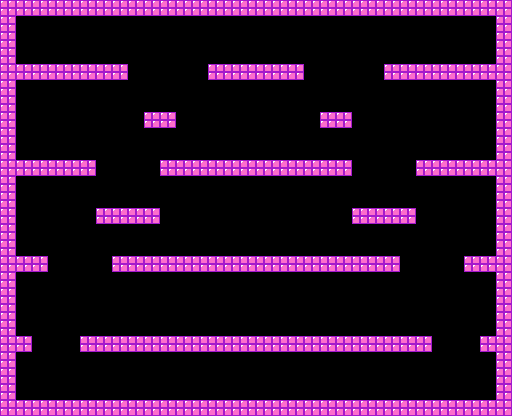

Below is a game level as drawn by its tile map, then a one-line description and the .tmx file that defines it, in full:
An orthogonal 32x26 tile map with 16x16 px tiles, 1 tile layer (Tile Layer 1).

<map version="1.5" tiledversion="1.6.0" orientation="orthogonal" renderorder="right-down" width="32" height="26" tilewidth="16" tileheight="16" infinite="0" nextlayerid="2" nextobjectid="1">
 <editorsettings>
  <export target="Mapa2.json" format="json" />
 </editorsettings>
 <tileset firstgid="1" source="../Test1.tsx" />
 <layer id="1" name="Tile Layer 1" width="32" height="26">
  <data encoding="csv">
1,1,1,1,1,1,1,1,1,1,1,1,1,1,1,1,1,1,1,1,1,1,1,1,1,1,1,1,1,1,1,1,
1,0,0,0,0,0,0,0,0,0,0,0,0,0,0,0,0,0,0,0,0,0,0,0,0,0,0,0,0,0,0,1,
1,0,0,0,0,0,0,0,0,0,0,0,0,0,0,0,0,0,0,0,0,0,0,0,0,0,0,0,0,0,0,1,
1,0,0,0,0,0,0,0,0,0,0,0,0,0,0,0,0,0,0,0,0,0,0,0,0,0,0,0,0,0,0,1,
1,1,1,1,1,1,1,1,0,0,0,0,0,1,1,1,1,1,1,0,0,0,0,0,1,1,1,1,1,1,1,1,
1,0,0,0,0,0,0,0,0,0,0,0,0,0,0,0,0,0,0,0,0,0,0,0,0,0,0,0,0,0,0,1,
1,0,0,0,0,0,0,0,0,0,0,0,0,0,0,0,0,0,0,0,0,0,0,0,0,0,0,0,0,0,0,1,
1,0,0,0,0,0,0,0,0,1,1,0,0,0,0,0,0,0,0,0,1,1,0,0,0,0,0,0,0,0,0,1,
1,0,0,0,0,0,0,0,0,0,0,0,0,0,0,0,0,0,0,0,0,0,0,0,0,0,0,0,0,0,0,1,
1,0,0,0,0,0,0,0,0,0,0,0,0,0,0,0,0,0,0,0,0,0,0,0,0,0,0,0,0,0,0,1,
1,1,1,1,1,1,0,0,0,0,1,1,1,1,1,1,1,1,1,1,1,1,0,0,0,0,1,1,1,1,1,1,
1,0,0,0,0,0,0,0,0,0,0,0,0,0,0,0,0,0,0,0,0,0,0,0,0,0,0,0,0,0,0,1,
1,0,0,0,0,0,0,0,0,0,0,0,0,0,0,0,0,0,0,0,0,0,0,0,0,0,0,0,0,0,0,1,
1,0,0,0,0,0,1,1,1,1,0,0,0,0,0,0,0,0,0,0,0,0,1,1,1,1,0,0,0,0,0,1,
1,0,0,0,0,0,0,0,0,0,0,0,0,0,0,0,0,0,0,0,0,0,0,0,0,0,0,0,0,0,0,1,
1,0,0,0,0,0,0,0,0,0,0,0,0,0,0,0,0,0,0,0,0,0,0,0,0,0,0,0,0,0,0,1,
1,1,1,0,0,0,0,1,1,1,1,1,1,1,1,1,1,1,1,1,1,1,1,1,1,0,0,0,0,1,1,1,
1,0,0,0,0,0,0,0,0,0,0,0,0,0,0,0,0,0,0,0,0,0,0,0,0,0,0,0,0,0,0,1,
1,0,0,0,0,0,0,0,0,0,0,0,0,0,0,0,0,0,0,0,0,0,0,0,0,0,0,0,0,0,0,1,
1,0,0,0,0,0,0,0,0,0,0,0,0,0,0,0,0,0,0,0,0,0,0,0,0,0,0,0,0,0,0,1,
1,0,0,0,0,0,0,0,0,0,0,0,0,0,0,0,0,0,0,0,0,0,0,0,0,0,0,0,0,0,0,1,
1,1,0,0,0,1,1,1,1,1,1,1,1,1,1,1,1,1,1,1,1,1,1,1,1,1,1,0,0,0,1,1,
1,0,0,0,0,0,0,0,0,0,0,0,0,0,0,0,0,0,0,0,0,0,0,0,0,0,0,0,0,0,0,1,
1,0,0,0,0,0,0,0,0,0,0,0,0,0,0,0,0,0,0,0,0,0,0,0,0,0,0,0,0,0,0,1,
1,0,0,0,0,0,0,0,0,0,0,0,0,0,0,0,0,0,0,0,0,0,0,0,0,0,0,0,0,0,0,1,
1,1,1,1,1,1,1,1,1,1,1,1,1,1,1,1,1,1,1,1,1,1,1,1,1,1,1,1,1,1,1,1
</data>
 </layer>
</map>